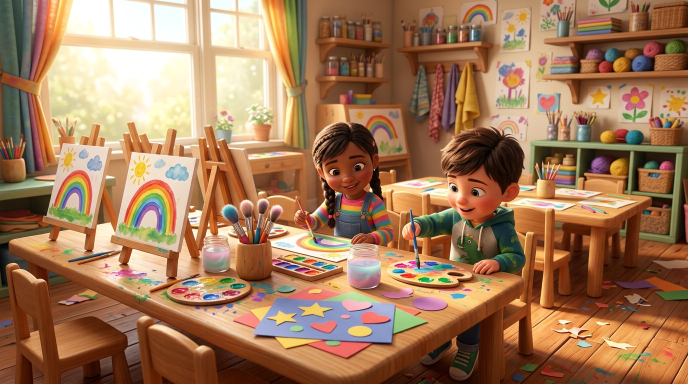
#> input picture assets/purple/v3/scene_artroom.jpg, 1376 x 768 px (shown at 1/2 size)
$ python -i create_stickers.py   (imports and definitions only)
#> lines starting #> are read from the running program, lines starting #| are printed output that depends on the picture
#!/usr/bin/env python3
r"""
TẠO BỘ STICKER ICONS HOẠT HÌNH NỔI 3D (STICKER CUTOUT STYLE)
Dùng kết hợp với ảnh nền thật:
  1. sticker_classroom_book.png (Cuốn sách mở thông thái + bút chì vui nhộn)
  2. sticker_library_books.png (Chồng sách truyện cổ tích rực rỡ)
  3. sticker_playground_swing.png (Xích đu và cầu trượt năng động)
  4. sticker_art_palette.png (Bảng màu nghệ thuật + cọ vẽ sơn nước)
  5. sticker_magic_sparkle.png (Cụm sao ma thuật 3D)
"""

import math
from pathlib import Path
from PIL import Image, ImageDraw, ImageFilter

DEST = Path("/root/preschool-animation-factory/assets/purple/stickers")
# [1 line not run here, left out]

def create_white_outline(img_rgba, outline_width=12):
    """Tạo viền trắng dày kiểu Sticker viền nổi (Die-cut sticker)."""
    alpha = img_rgba.getchannel("A")
    # Giãn nở alpha mask
    dilated = alpha.filter(ImageFilter.MaxFilter(outline_width * 2 + 1))

    # Tạo nền trắng viền
    outline_img = Image.new("RGBA", img_rgba.size, (255, 255, 255, 0))
    outline_draw = ImageDraw.Draw(outline_img)
    outline_draw.bitmap((0, 0), dilated, fill=(255, 255, 255, 255))

    # Bóng đổ mềm dưới sticker (Drop shadow)
    shadow_img = Image.new("RGBA", img_rgba.size, (0, 0, 0, 0))
    shadow_draw = ImageDraw.Draw(shadow_img)
    shadow_draw.bitmap((0, 8), dilated, fill=(0, 0, 0, 100))
    shadow_img = shadow_img.filter(ImageFilter.GaussianBlur(6))

    # Ghép: Shadow -> Outline trắng -> Hình gốc
    result = Image.new("RGBA", img_rgba.size, (0, 0, 0, 0))
    result.alpha_composite(shadow_img)
    result.alpha_composite(outline_img)
    result.alpha_composite(img_rgba)
    return result

# [151 lines left out: functions make_classroom_book, make_library_books, make_playground_fun, make_art_palette, make_stars, not called in this run]

# [6 lines not run here, left out]

>>> import cv2
>>> picture = cv2.imread('../assets/purple/v3/scene_artroom.jpg', cv2.IMREAD_GRAYSCALE)
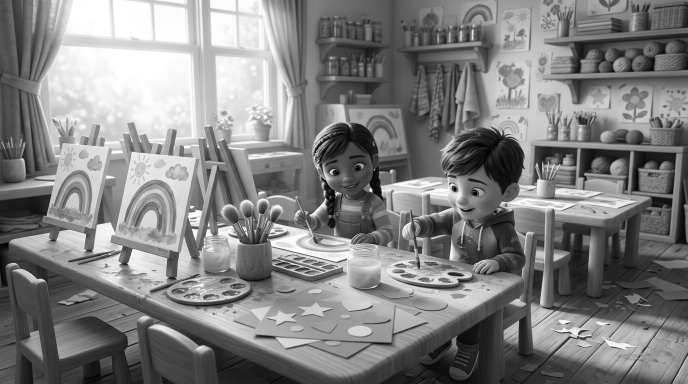
#> picture: shape (768, 1376) (shown at 1/2 size); min 0, max 255, mean 129
>>> result = create_white_outline(picture)
#> (the run stopped early here; a loop or call above may not have finished)

$ run again, on assets/purple/v3/scene_classroom.jpg
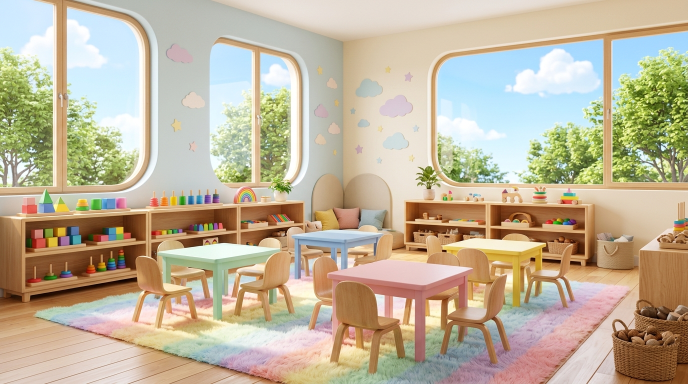
#> input picture assets/purple/v3/scene_classroom.jpg, 1376 x 768 px (shown at 1/2 size)
#> `picture = cv2.imread('../assets/purple/v3/scene_artroom.jpg', cv2.IMRE..`:
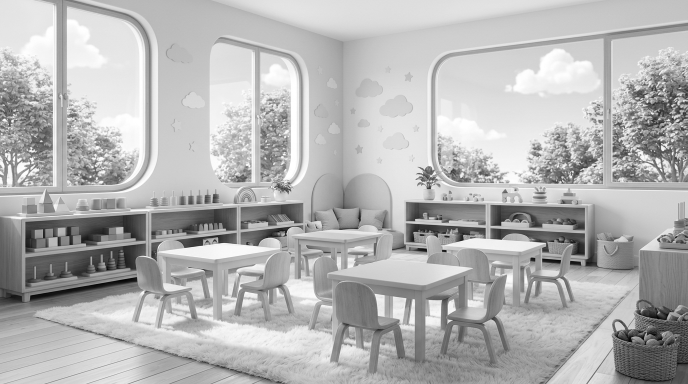
#> picture: shape (768, 1376) (shown at 1/2 size); min 1, max 255, mean 180.1

$ run again, on assets/purple/v3/scene_library.jpg
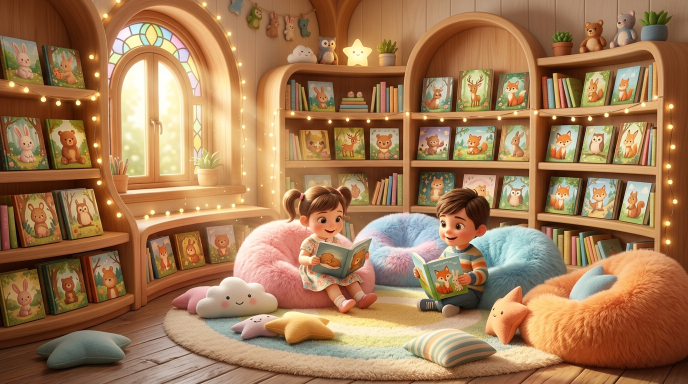
#> input picture assets/purple/v3/scene_library.jpg, 1376 x 768 px (shown at 1/2 size)
#> `picture = cv2.imread('../assets/purple/v3/scene_artroom.jpg', cv2.IMRE..`:
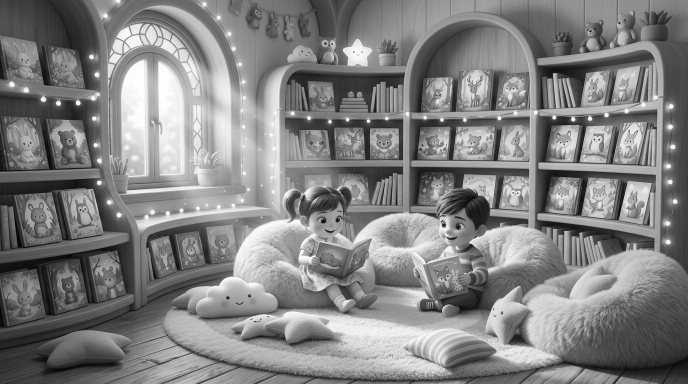
#> picture: shape (768, 1376) (shown at 1/2 size); min 2, max 255, mean 129.3

$ run again, on assets/purple/v3/scene_playground.jpg
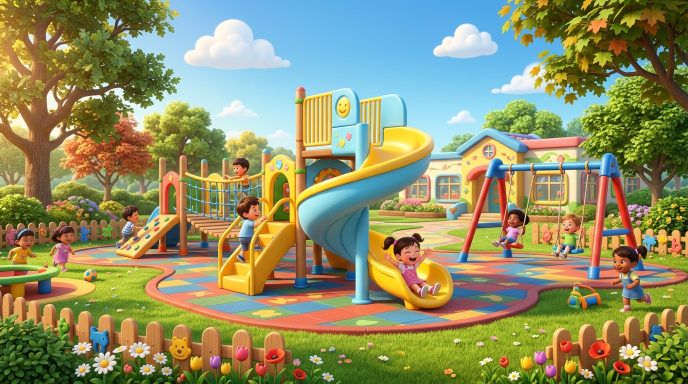
#> input picture assets/purple/v3/scene_playground.jpg, 1376 x 768 px (shown at 1/2 size)
#> `picture = cv2.imread('../assets/purple/v3/scene_artroom.jpg', cv2.IMRE..`:
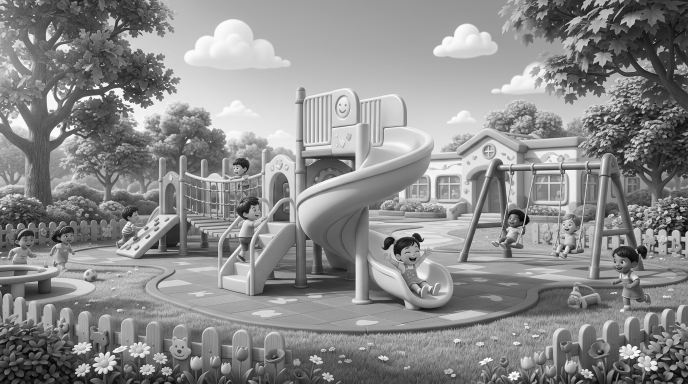
#> picture: shape (768, 1376) (shown at 1/2 size); min 0, max 255, mean 138.8
